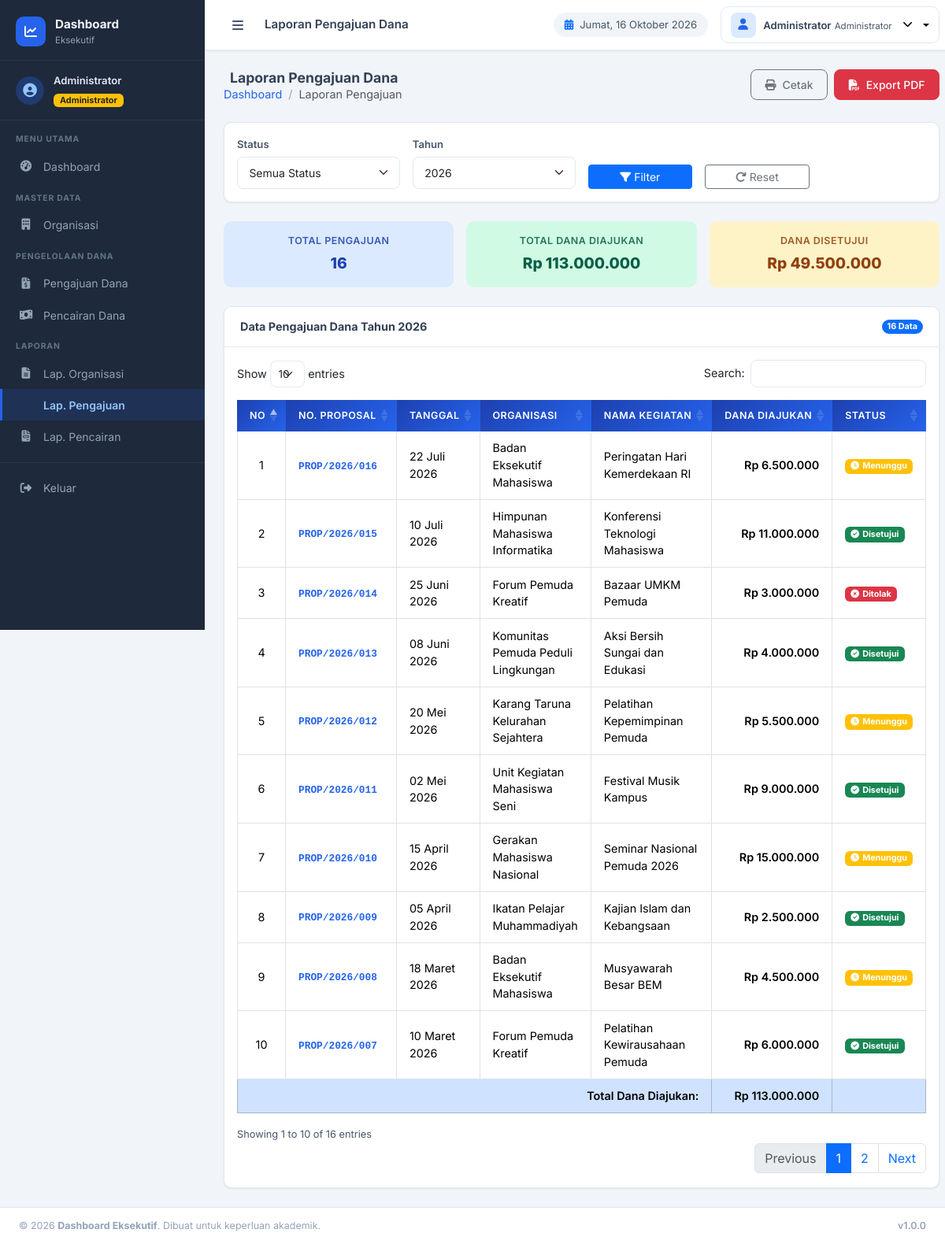
/views/laporan/pengajuan.php (signed in), run on the app's committed database.
### tables this page shows
CREATE TABLE `pengajuan_dana` (
    `id`             INT(11) NOT NULL AUTO_INCREMENT,
    `organisasi_id`  INT(11) NOT NULL,
    `nomor_proposal` VARCHAR(50) NOT NULL UNIQUE,
    `tanggal`        DATE NOT NULL,
    `nama_kegiatan`  VARCHAR(200) NOT NULL,
    `dana_diajukan`  DECIMAL(15,2) NOT NULL DEFAULT 0,
    `status`         ENUM('Menunggu','Disetujui','Ditolak') NOT NULL DEFAULT 'Menunggu',
    `catatan`        TEXT NULL,
    `created_at`     TIMESTAMP DEFAULT CURRENT_TIMESTAMP,
    `updated_at`     TIMESTAMP DEFAULT CURRENT_TIMESTAMP ON UPDATE CURRENT_TIMESTAMP,
    PRIMARY KEY (`id`),
    FOREIGN KEY (`organisasi_id`) REFERENCES `organisasi`(`id`) ON DELETE CASCADE
);

CREATE TABLE `organisasi` (
    `id`              INT(11) NOT NULL AUTO_INCREMENT,
    `nama_organisasi` VARCHAR(150) NOT NULL,
    `ketua`           VARCHAR(100) NOT NULL,
    `alamat`          TEXT NOT NULL,
    `no_hp`           VARCHAR(20) NOT NULL,
    `jumlah_anggota`  INT(11) NOT NULL DEFAULT 0,
    `created_at`      TIMESTAMP DEFAULT CURRENT_TIMESTAMP,
    `updated_at`      TIMESTAMP DEFAULT CURRENT_TIMESTAMP ON UPDATE CURRENT_TIMESTAMP,
    PRIMARY KEY (`id`)
);

### views/laporan/pengajuan.php (the view, shortened to what this page needs)
<?php
require_once __DIR__ . '/../../config/functions.php';
$db    = getDB();
$filterTahun  = $_GET['tahun']  ?? date('Y');
$sql    = "SELECT p.*, o.nama_organisasi FROM pengajuan_dana p JOIN organisasi o ON p.organisasi_id = o.id WHERE 1=1";
$params = [];
if ($filterTahun)  { $sql .= " AND YEAR(p.tanggal) = ?"; $params[] = $filterTahun; }
$sql .= " ORDER BY p.tanggal DESC";
$stmt = $db->prepare($sql);
$stmt->execute($params);
$list = $stmt->fetchAll();
$totalDana     = array_sum(array_column($list, 'dana_diajukan'));
$totalDisetujui = array_sum(array_map(fn($r) => $r['status'] === 'Disetujui' ? $r['dana_diajukan'] : 0, $list));
include __DIR__ . '/../layouts/header.php';
?>
<div class="app-wrapper" id="appWrapper">
    <?php include __DIR__ . '/../layouts/sidebar.php'; ?>
    <div class="main-content">
        <?php include __DIR__ . '/../layouts/navbar.php'; ?>
        <div class="content-area">
            <div class="page-header">
                <div>
                    <h5 class="page-header-title"><i class="fas fa-file-chart-line me-2 text-primary"></i>Laporan Pengajuan Dana</h5>
                    <nav aria-label="breadcrumb"><ol class="breadcrumb mb-0 small">
                        <li class="breadcrumb-item"><a href="<?= BASE_URL ?>/views/dashboard/index.php">Dashboard</a></li>
                        <li class="breadcrumb-item active">Laporan Pengajuan</li>
                    </ol></nav>
                </div>
                <div class="d-flex gap-2">
                    <button onclick="printLaporan()" class="btn btn-outline-secondary btn-action">
                        <i class="fas fa-print me-2"></i>Cetak
                    </button>
                    <button onclick="exportPDF()" class="btn btn-danger btn-action">
                        <i class="fas fa-file-pdf me-2"></i>Export PDF
                    </button>
                </div>
            </div>
            <div class="card card-custom mb-4 d-print-none">
                <div class="card-body py-3">
                    <form method="GET" class="row g-3 align-items-end">
                        <div class="col-md-3">
                            <label class="form-label form-label-custom">Status</label>
                            <select name="status" class="form-select form-select-sm">
                                <option value="">Semua Status</option>
                            </select>
                        </div>
                        <div class="col-md-3">
                            <label class="form-label form-label-custom">Tahun</label>
                            <select name="tahun" class="form-select form-select-sm">
                                <?php for ($y = date('Y'); $y >= date('Y') - 4; $y--): ?>
                                <option value="<?= $y ?>" <?= $filterTahun == $y ? 'selected' : '' ?>><?= $y ?></option>
                                <?php endfor; ?>
                            </select>
                        </div>
                        <div class="col-md-2">
                            <button type="submit" class="btn btn-primary btn-sm w-100">
                                <i class="fas fa-filter me-1"></i>Filter
                            </button>
                        </div>
                        <div class="col-md-2">
                            <a href="?" class="btn btn-outline-secondary btn-sm w-100">
                                <i class="fas fa-redo me-1"></i>Reset
                            </a>
                        </div>
                    </form>
                </div>
            </div>
            <div class="row g-3 mb-4">
                <div class="col-md-4">
                    <div class="summary-card summary-blue">
                        <div class="summary-label">Total Pengajuan</div>
                        <div class="summary-value"><?= count($list) ?></div>
                    </div>
                </div>
                <div class="col-md-4">
                    <div class="summary-card summary-green">
                        <div class="summary-label">Total Dana Diajukan</div>
                        <div class="summary-value"><?= formatRupiah($totalDana) ?></div>
                    </div>
                </div>
                <div class="col-md-4">
                    <div class="summary-card summary-orange">
                        <div class="summary-label">Dana Disetujui</div>
                        <div class="summary-value"><?= formatRupiah($totalDisetujui) ?></div>
                    </div>
                </div>
            </div>
            <div class="card card-custom" id="printArea">
                <div class="card-header-custom d-print-none">
                    <h6 class="card-title-custom">Data Pengajuan Dana Tahun <?= $filterTahun ?></h6>
                    <span class="badge bg-primary rounded-pill"><?= count($list) ?> Data</span>
                </div>
                <div class="card-body">
                    <div class="table-responsive">
                        <table id="tblLapPengajuan" class="table table-hover table-bordered align-middle">
                            <thead class="table-head-custom">
                                <tr>
                                    <th>No</th>
                                    <th>No. Proposal</th>
                                    <th>Tanggal</th>
                                    <th>Organisasi</th>
                                    <th>Nama Kegiatan</th>
                                    <th>Dana Diajukan</th>
                                    <th>Status</th>
                                </tr>
                            </thead>
                            <tbody>
                                <?php foreach ($list as $i => $row): ?>
                                <tr>
                                    <td class="text-center"><?= $i + 1 ?></td>
                                    <td><span class="mono-text"><?= htmlspecialchars($row['nomor_proposal']) ?></span></td>
                                    <td><?= formatTanggal($row['tanggal']) ?></td>
                                    <td><?= htmlspecialchars($row['nama_organisasi']) ?></td>
                                    <td><?= htmlspecialchars($row['nama_kegiatan']) ?></td>
                                    <td class="text-end fw-semibold"><?= formatRupiah($row['dana_diajukan']) ?></td>
                                    <td><?= badgeStatus($row['status']) ?></td>
                                </tr>
                                <?php endforeach; ?>
                            </tbody>
                            <tfoot>
                                <tr class="table-primary fw-semibold">
                                    <td colspan="5" class="text-end">Total Dana Diajukan:</td>
                                    <td class="text-end"><?= formatRupiah($totalDana) ?></td>
                                    <td></td>
                                </tr>
                            </tfoot>
                        </table>
                    </div>
                </div>
            </div>
        </div>
    </div>
</div>
<?php
include __DIR__ . '/../layouts/footer.php';
?>

### config/functions.php (shortened to what this page needs)
<?php
function formatRupiah($angka) {
    return 'Rp ' . number_format((float)$angka, 0, ',', '.');
}
function formatTanggal($tanggal, $format = 'd F Y') {
    $bulan = [
        '01' => 'Januari', '02' => 'Februari', '03' => 'Maret',
        '04' => 'April',   '05' => 'Mei',       '06' => 'Juni',
        '07' => 'Juli',    '08' => 'Agustus',   '09' => 'September',
        '10' => 'Oktober', '11' => 'November',  '12' => 'Desember',
    ];
    $ts    = strtotime($tanggal);
    $hari  = date('d', $ts);
    $bln   = $bulan[date('m', $ts)];
    $tahun = date('Y', $ts);
    return "$hari $bln $tahun";
}
function badgeStatus($status) {
    $map = [
        'Menunggu'  => ['warning',  'clock'],
        'Disetujui' => ['success',  'check-circle'],
        'Ditolak'   => ['danger',   'times-circle'],
    ];
    $cfg  = $map[$status] ?? ['secondary', 'question-circle'];
    return '<span class="badge bg-' . $cfg[0] . '"><i class="fas fa-' . $cfg[1] . ' me-1"></i>' . $status . '</span>';
}

### assets/css/style.css (style rules this page uses)
*, *::before, *::after { box-sizing: border-box; }
:root { --primary: #2563eb; --primary-dark: #1e40af; --primary-light: #dbeafe; --success: #10b981; --warning: #f59e0b; --danger: #ef4444; --info: #06b6d4; --sidebar-width: 260px; --sidebar-bg: #1e293b; --sidebar-text: #94a3b8; --navbar-h: 64px; --gray-50: #f8fafc; --gray-100: #f1f5f9; --gray-200: #e2e8f0; --gray-600: #475569; --gray-700: #334155; --radius: 10px; --shadow-sm: 0 1px 3px rgba(0,0,0,.08); --shadow: 0 4px 16px rgba(0,0,0,.10); --shadow-lg: 0 10px 30px rgba(0,0,0,.15); --transition: .22s ease; }
body { font-family: 'Inter', -apple-system, BlinkMacSystemFont, 'Segoe UI', sans-serif; background: var(--gray-100); color: var(--gray-700); font-size: .9rem; margin: 0; overflow-x: hidden; }
.app-wrapper { display: flex; min-height: 100vh; position: relative; }
.main-content { flex: 1; margin-left: var(--sidebar-width); display: flex; flex-direction: column; min-height: 100vh; transition: margin-left var(--transition); }
.content-area { flex: 1; padding: 1.5rem; overflow-y: auto; }
.page-header { display: flex; align-items: flex-start; justify-content: space-between; margin-bottom: 1.5rem; gap: 1rem; flex-wrap: wrap; }
.page-header-title { font-size: 1.1rem; font-weight: 700; color: var(--gray-700); margin: 0; }
.breadcrumb { margin: 0; padding: 0; background: none; }
.breadcrumb-item + .breadcrumb-item::before { color: #94a3b8; }
.breadcrumb a { color: var(--primary); text-decoration: none; }
.btn-action { border-radius: 8px; padding: .5rem 1.1rem; font-size: .875rem; font-weight: 500; }
.card-custom { background: #fff; border: 1px solid var(--gray-200); border-radius: var(--radius); box-shadow: var(--shadow-sm); overflow: hidden; }
.card-header-custom { display: flex; align-items: center; justify-content: space-between; padding: 1rem 1.25rem; border-bottom: 1px solid var(--gray-200); background: #fff; }
.card-title-custom { font-size: .9rem; font-weight: 700; color: var(--gray-700); margin: 0; }
.table-head-custom th { background: linear-gradient(135deg, var(--primary-dark), var(--primary)); color: #fff !important; font-size: .78rem; font-weight: 600; text-transform: uppercase; letter-spacing: .04em; border: none !important; padding: .75rem 1rem; white-space: nowrap; }
.table > :not(caption) > * > * { padding: .65rem 1rem; }
.mono-text { font-family: 'Courier New', Courier, monospace; font-size: .8rem; font-weight: 600; color: var(--primary); }
.form-label-custom { font-size: .82rem; font-weight: 600; color: var(--gray-600); margin-bottom: .35rem; }
.form-control, .form-select { border: 1.5px solid var(--gray-200); border-radius: 8px; padding: .55rem .9rem; font-size: .875rem; transition: border-color var(--transition), box-shadow var(--transition); }
.summary-card { border-radius: var(--radius); padding: 1rem 1.25rem; text-align: center; }
.summary-label { font-size: .78rem; font-weight: 600; text-transform: uppercase; letter-spacing: .04em; opacity: .85; margin-bottom: .3rem; }
.summary-value { font-size: 1.2rem; font-weight: 800; }
.summary-blue { background: var(--primary-light); color: var(--primary-dark); }
.summary-green { background: #d1fae5; color: #065f46; }
.summary-orange { background: #fef3c7; color: #92400e; }
.gap-2 { gap: .5rem !important; }

### data on the page
pengajuan_dana: nomor_proposal "PROP/2026/016", tanggal "22 Juli 2026", organisasi.nama_organisasi "Badan Eksekutif Mahasiswa", nama_kegiatan "Peringatan Hari Kemerdekaan RI", dana_diajukan "Rp 6.500.000", status "Menunggu"
pengajuan_dana: nomor_proposal "PROP/2026/015", tanggal "10 Juli 2026", organisasi.nama_organisasi "Himpunan Mahasiswa Informatika", nama_kegiatan "Konferensi Teknologi Mahasiswa", dana_diajukan "Rp 11.000.000", status "Disetujui"
pengajuan_dana: nomor_proposal "PROP/2026/014", tanggal "25 Juni 2026", organisasi.nama_organisasi "Forum Pemuda Kreatif", nama_kegiatan "Bazaar UMKM Pemuda", dana_diajukan "Rp 3.000.000", status "Ditolak"
pengajuan_dana: nomor_proposal "PROP/2026/013", tanggal "08 Juni 2026", organisasi.nama_organisasi "Komunitas Pemuda Peduli Lingkungan", nama_kegiatan "Aksi Bersih Sungai dan Edukasi", dana_diajukan "Rp 4.000.000", status "Disetujui"
pengajuan_dana: nomor_proposal "PROP/2026/012", tanggal "20 Mei 2026", organisasi.nama_organisasi "Karang Taruna Kelurahan Sejahtera", nama_kegiatan "Pelatihan Kepemimpinan Pemuda", dana_diajukan "Rp 5.500.000", status "Menunggu"
pengajuan_dana: nomor_proposal "PROP/2026/011", tanggal "02 Mei 2026", organisasi.nama_organisasi "Unit Kegiatan Mahasiswa Seni", nama_kegiatan "Festival Musik Kampus", dana_diajukan "Rp 9.000.000", status "Disetujui"
pengajuan_dana: nomor_proposal "PROP/2026/010", tanggal "15 April 2026", organisasi.nama_organisasi "Gerakan Mahasiswa Nasional", nama_kegiatan "Seminar Nasional Pemuda 2026", dana_diajukan "Rp 15.000.000", status "Menunggu"
pengajuan_dana: nomor_proposal "PROP/2026/009", tanggal "05 April 2026", organisasi.nama_organisasi "Ikatan Pelajar Muhammadiyah", nama_kegiatan "Kajian Islam dan Kebangsaan", dana_diajukan "Rp 2.500.000", status "Disetujui"
pengajuan_dana: nomor_proposal "PROP/2026/008", tanggal "18 Maret 2026", organisasi.nama_organisasi "Badan Eksekutif Mahasiswa", nama_kegiatan "Musyawarah Besar BEM", dana_diajukan "Rp 4.500.000", status "Menunggu"
pengajuan_dana: nomor_proposal "PROP/2026/007", tanggal "10 Maret 2026", organisasi.nama_organisasi "Forum Pemuda Kreatif", nama_kegiatan "Pelatihan Kewirausahaan Pemuda", dana_diajukan "Rp 6.000.000", status "Disetujui"

### other printed values
$nama "Administrator"
$pageTitle "Laporan Pengajuan Dana"
count($list) "16"
formatRupiah($totalDana) "Rp 113.000.000"
formatRupiah($totalDisetujui) "Rp 49.500.000"
APP_NAME "Dashboard Eksekutif"
APP_VERSION "1.0.0"
form field tahun "2026"
